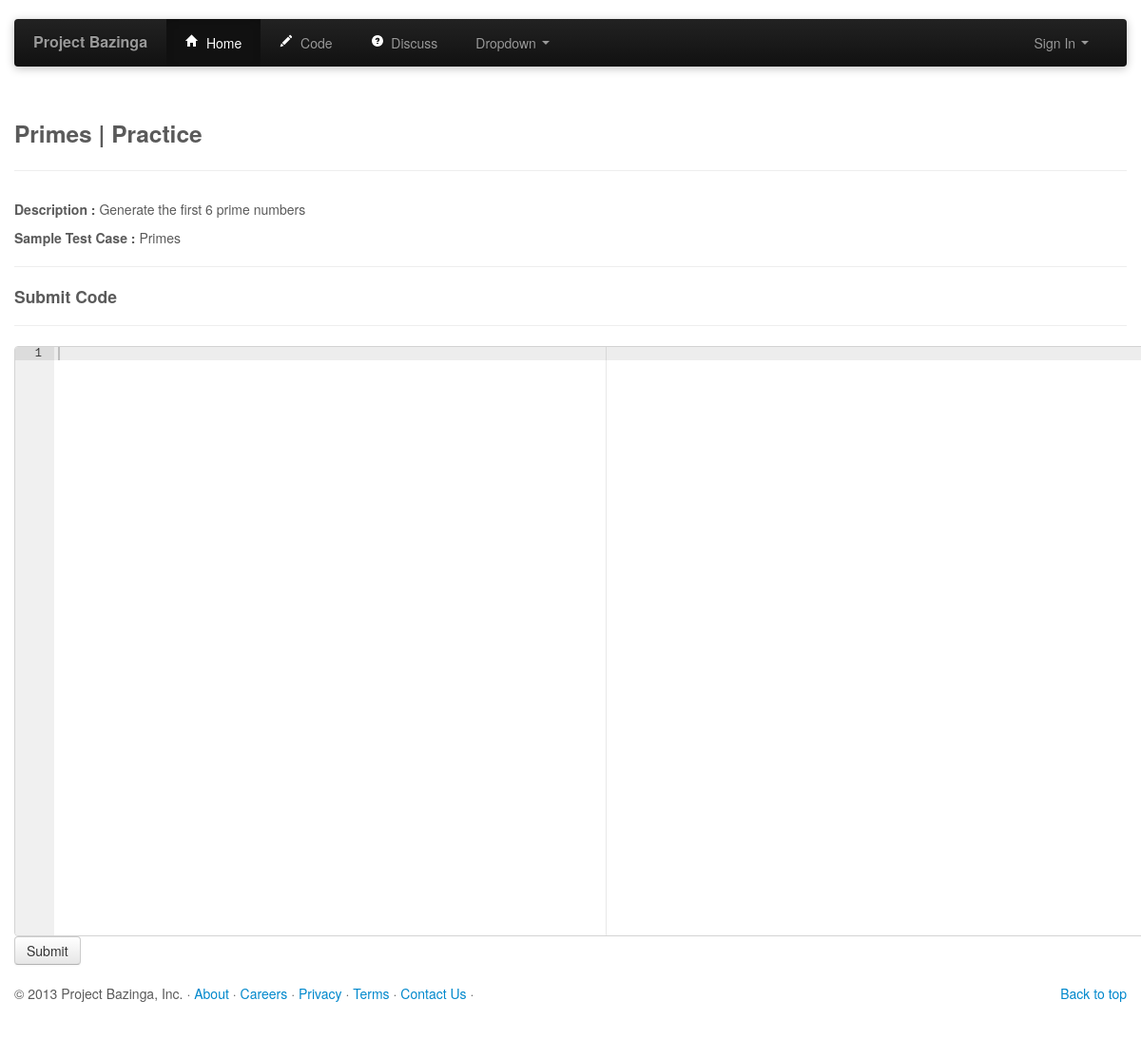
Page /code/questions/1 on the committed database.
### tables this page shows
CREATE TABLE contest_questions (
    "question_id" INTEGER PRIMARY KEY AUTOINCREMENT NOT NULL,
    "contest_id" INTEGER NOT NULL,
    "owner" INTEGER NOT NULL,
    "question_name" TEXT NOT NULL,
    "question_string" TEXT NOT NULL
);

CREATE TABLE contest ("contest_id" INTEGER PRIMARY KEY  AUTOINCREMENT  NOT NULL  UNIQUE , "start_time" DATETIME, "end_time" DATETIME, "name" TEXT NOT NULL , "company" TEXT NOT NULL , "short_description" TEXT NOT NULL ,"long_description" TEXT NOT NULL , "owner" INTEGER NOT NULL);

### contest_views.py (the view)
@contest_views.route('/code/questions/<int:id>', methods=['GET','POST'])
def show_question(id=0):
	db = get_db()
	if(request.method =='POST') :
		code = request.form['code']
		lang = request.form['lang']
		userid = 0;
		db.execute('insert into submissions (user_id, submission_time, code, lang, points) VALUES (?,?,?,?,?)', [userid, curtime, code, lang, 0])
		cur = db.execute('SELECT last_insert_rowid() AS id FROM submissions');
		sid = int(cur.fetchone()['id'])
		cur = db.execute('SELECT * FROM question_testcase WHERE question_id = ?', [id])
		testcases = cur.fetchall()
		pts = 0
		for tc in testcases:
			(out, err) = bw.compilerun(sid, code, tc['test'], lang, tc['space_limit'], tc['time_limit'])
			if (err == '' and out == tc['answer']):
				pts += int(tc['points'])
				db.execute('insert into submission_testcase (testcase_id, submission_id, result_type, result, run_time, run_space) VALUES (?,?,?,"",0,0)', [tc['testcase_id'], sid, tc['points']])
			else:
				db.execute('insert into submission_testcase (testcase_id, submission_id, result_type, result, run_time, run_space) VALUES (?,?,?,?,0,0)', [tc['testcase_id'], sid, 0, err])
		db.execute('UPDATE submissions SET points = ? WHERE id=?', [pts, sid])
		db.commit()
		print 'points: %d' % pts
	cur = db.execute('select * from contest_questions where question_id = ?', [id])
	q = cur.fetchone()
	cur = db.execute('select * from contest where contest_id = ?', [q['contest_id']])
	c = cur.fetchone()
	return render_template("show_question.html", question=q, contest=c)

### contest_views.py (called while the page is built)
def get_db():
	top = _app_ctx_stack.top
	if not hasattr(top, 'sqlite_db'):
		sqlite_db = sqlite3.connect('database.db')
		sqlite_db.row_factory = sqlite3.Row
		top.sqlite_db = sqlite_db
	return top.sqlite_db

### templates/show_question.html (shortened to what this page needs)
{% extends "header.html" %}
{% block body %}
<div class="container">
	<div class="page-header" >
		<h3 >{{ question.question_name }} | {{ contest.name }} </h3>
	</div>
	<p > <b>Description : </b> {{ question.question_string }} </p>
	<p > <b>Sample Test Case : </b> {{ question.question_name }} </p>
	<hr> <h4>Submit Code</h4>
	<hr>
	<form method='POST' action=''>
		<pre id="editor" class="container"></pre>
		<input class="btn " type="submit" id="submit" value="Submit">
	</form>
</div>
{% endblock %}

### static/css/style.css (style rules this page uses)
body { padding-bottom: 40px; color: #5a5a5a; }
#editor { position: absolute; top: 0; right: 0; bottom: 0; left: 0; }

### static/css/editor.css (style rules this page uses)
.ace_editor { position: relative !important; border: 1px solid lightgray; margin: auto; height: 600px; width: 100%; }

### rows in the picture
contest_questions: question_name "Primes", question_string "Generate the first 6 prime numbers"
contest: name "Practice"
